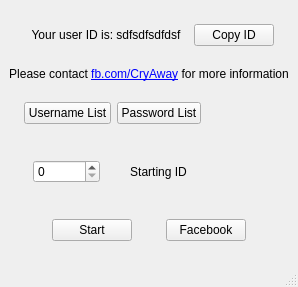
<?xml version="1.0" encoding="UTF-8"?>
<ui version="4.0">
 <class>MainWindow</class>
 <widget class="QMainWindow" name="MainWindow">
  <property name="geometry">
   <rect>
    <x>0</x>
    <y>0</y>
    <width>273</width>
    <height>284</height>
   </rect>
  </property>
  <property name="windowTitle">
   <string>MainWindow</string>
  </property>
  <widget class="QWidget" name="centralwidget">
   <layout class="QGridLayout" name="gridLayout">
    <item row="1" column="0" colspan="2">
     <widget class="QLabel" name="label_4">
      <property name="sizePolicy">
       <sizepolicy hsizetype="Preferred" vsizetype="Preferred">
        <horstretch>0</horstretch>
        <verstretch>0</verstretch>
       </sizepolicy>
      </property>
      <property name="minimumSize">
       <size>
        <width>0</width>
        <height>0</height>
       </size>
      </property>
      <property name="maximumSize">
       <size>
        <width>16777215</width>
        <height>16777215</height>
       </size>
      </property>
      <property name="text">
       <string>&lt;html&gt;&lt;head/&gt;&lt;body&gt;&lt;p&gt;Please contact &lt;a href=&quot;https://www.facebook.com/messages/t/CryAway&quot;&gt;&lt;span style=&quot; text-decoration: underline; color:#0000ff;&quot;&gt;fb.com/CryAway&lt;/span&gt;&lt;/a&gt; for more information&lt;/p&gt;&lt;/body&gt;&lt;/html&gt;</string>
      </property>
      <property name="alignment">
       <set>Qt::AlignCenter</set>
      </property>
      <property name="openExternalLinks">
       <bool>true</bool>
      </property>
      <property name="textInteractionFlags">
       <set>Qt::LinksAccessibleByKeyboard|Qt::LinksAccessibleByMouse|Qt::TextBrowserInteraction|Qt::TextSelectableByKeyboard|Qt::TextSelectableByMouse</set>
      </property>
     </widget>
    </item>
    <item row="0" column="0" colspan="2">
     <layout class="QHBoxLayout" name="horizontalLayout_4">
      <property name="leftMargin">
       <number>15</number>
      </property>
      <property name="topMargin">
       <number>15</number>
      </property>
      <property name="rightMargin">
       <number>15</number>
      </property>
      <property name="bottomMargin">
       <number>15</number>
      </property>
      <item>
       <widget class="QLabel" name="id_label">
        <property name="text">
         <string>Your user ID is: sdfsdfsdfdsf</string>
        </property>
        <property name="alignment">
         <set>Qt::AlignCenter</set>
        </property>
        <property name="textInteractionFlags">
         <set>Qt::LinksAccessibleByMouse|Qt::TextSelectableByKeyboard|Qt::TextSelectableByMouse</set>
        </property>
       </widget>
      </item>
      <item>
       <widget class="QPushButton" name="copy_button">
        <property name="sizePolicy">
         <sizepolicy hsizetype="Fixed" vsizetype="Fixed">
          <horstretch>0</horstretch>
          <verstretch>0</verstretch>
         </sizepolicy>
        </property>
        <property name="text">
         <string>Copy ID</string>
        </property>
       </widget>
      </item>
     </layout>
    </item>
    <item row="2" column="0">
     <layout class="QHBoxLayout" name="horizontalLayout_2">
      <property name="leftMargin">
       <number>15</number>
      </property>
      <property name="topMargin">
       <number>15</number>
      </property>
      <property name="rightMargin">
       <number>15</number>
      </property>
      <property name="bottomMargin">
       <number>15</number>
      </property>
      <item>
       <widget class="QPushButton" name="username_button">
        <property name="text">
         <string>Username List</string>
        </property>
       </widget>
      </item>
      <item>
       <widget class="QPushButton" name="password_button">
        <property name="text">
         <string>Password List</string>
        </property>
       </widget>
      </item>
     </layout>
    </item>
    <item row="4" column="0" colspan="2">
     <layout class="QHBoxLayout" name="horizontalLayout_5">
      <property name="leftMargin">
       <number>15</number>
      </property>
      <property name="topMargin">
       <number>15</number>
      </property>
      <property name="rightMargin">
       <number>15</number>
      </property>
      <property name="bottomMargin">
       <number>15</number>
      </property>
      <item>
       <widget class="QPushButton" name="start_button">
        <property name="sizePolicy">
         <sizepolicy hsizetype="Fixed" vsizetype="Fixed">
          <horstretch>0</horstretch>
          <verstretch>0</verstretch>
         </sizepolicy>
        </property>
        <property name="text">
         <string>Start</string>
        </property>
       </widget>
      </item>
      <item>
       <widget class="QPushButton" name="facebook_button">
        <property name="enabled">
         <bool>true</bool>
        </property>
        <property name="sizePolicy">
         <sizepolicy hsizetype="Fixed" vsizetype="Fixed">
          <horstretch>0</horstretch>
          <verstretch>0</verstretch>
         </sizepolicy>
        </property>
        <property name="layoutDirection">
         <enum>Qt::LeftToRight</enum>
        </property>
        <property name="text">
         <string>Facebook</string>
        </property>
       </widget>
      </item>
     </layout>
    </item>
    <item row="3" column="0">
     <layout class="QHBoxLayout" name="horizontalLayout_3">
      <property name="leftMargin">
       <number>15</number>
      </property>
      <property name="topMargin">
       <number>15</number>
      </property>
      <property name="rightMargin">
       <number>15</number>
      </property>
      <property name="bottomMargin">
       <number>15</number>
      </property>
      <item alignment="Qt::AlignHCenter">
       <widget class="QSpinBox" name="amount_box">
        <property name="maximum">
         <number>10000000</number>
        </property>
       </widget>
      </item>
      <item>
       <widget class="QLabel" name="label_3">
        <property name="text">
         <string>Starting ID</string>
        </property>
        <property name="alignment">
         <set>Qt::AlignCenter</set>
        </property>
       </widget>
      </item>
     </layout>
    </item>
   </layout>
  </widget>
  <widget class="QStatusBar" name="statusbar"/>
 </widget>
 <resources/>
 <connections/>
</ui>
